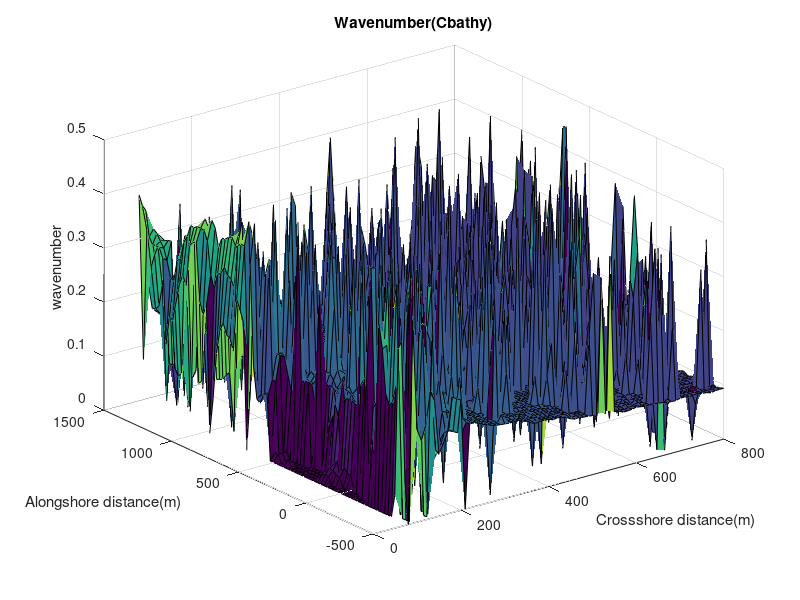
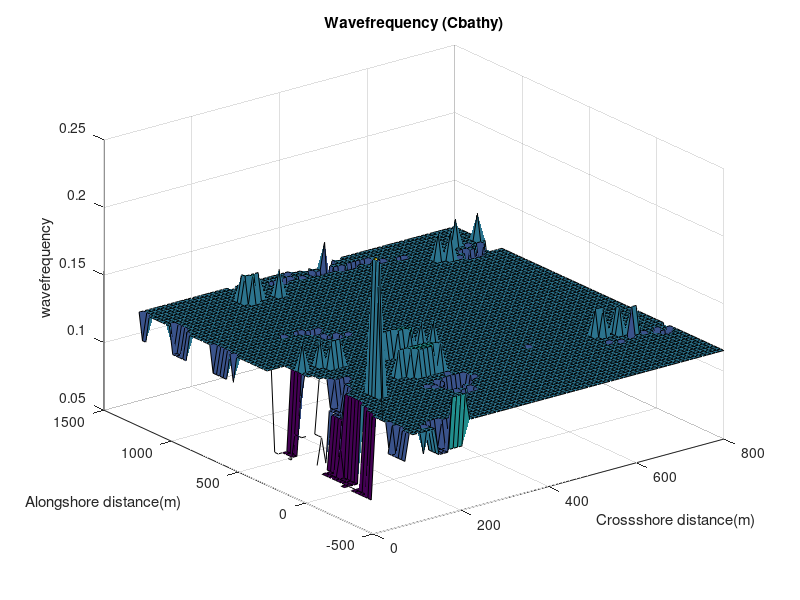
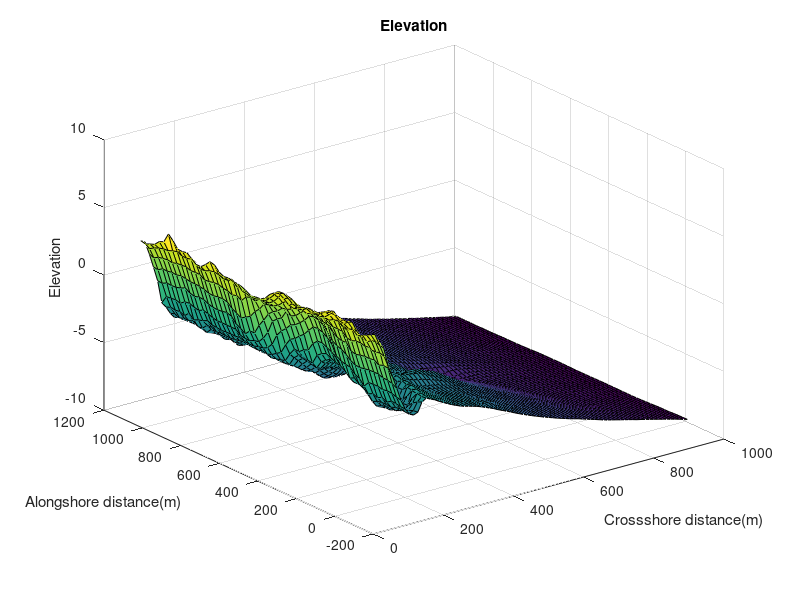
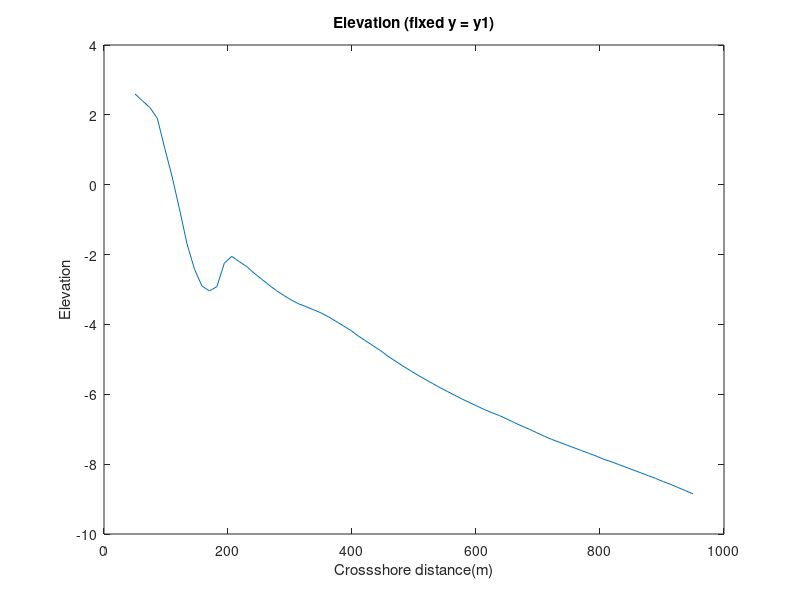

Here is the MATLAB script that generated these plots, in order:
clc 
clear all

load('072216wavenumbers','wavenum');
load('072216wavefrequences','wavefreq');
load('timecolumn.mat', 'time_col');
load('Cbathy_xcoor.mat', 'x_coor');
load('Cbathy_ycoor.mat', 'y_coor');
%% Statistic data (wavenumber)
%%%%%%%%
%%%%%%%%
%For statistic forcasting through time series
%take wavenum of four types of waves
%Denote as Stat_wavenum
Stat_wavenum = 1/4 * (wavenum(1,:,:,:) + wavenum(2,:,:,:) + ...
                wavenum(3,:,:,:) + wavenum(4,:,:,:));
%squeeze it and denote as Stat_Z(3d matrix)            
Stat_Z = squeeze(Stat_wavenum(:,:,:,:));

%%%%%%%%%%%%%%%%%%%%%%%%%%%%%%%%%%%%%%%%%%%
%Let's fix y coordinate and do 1-d problem
%For the wavenumber
y_1d = 2;

temp_Z = zeros(length(Stat_Z(:,1,1)) + 1, length(Stat_Z(1,1,:)));
for i = 1 : length(temp_Z(1,:))
    temp_Z(2:end, i) = Stat_Z(:, y_1d, i);
end
temp_Z(1,:) = time_col';
sz = size(temp_Z);
for i = 1 : sz(1)
    for j = 1 : sz(2)
        if temp_Z(i, j) < 0
            temp_Z(i,j) = NaN;
        end
    end
end
Z_csv = temp_Z;

%%%%%%%%%%%%%%%%%%%%%%%%%%%%%%%%%%%%%%%%%%%

%% Plot one piece at time_col(1)
Z = squeeze(wavenum(1,:,:,12));
size(Z)
size(x_coor)
size(y_coor)
%Remove fake value (elements >1 or negative)
rm_id = find(Z < 0);
Z(rm_id) = 0;
[X, Y] = meshgrid(x_coor, y_coor);
% size(X)
% size(Y)
%plot wavenumbers
figure
%pay attension to dimensions
surf(X, Y, Z')
xlabel('Crossshore distance(m)')
ylabel('Alongshore distance(m)')
zlabel('wavenumber')
title('Wavenumber(Cbathy)')

%%

%%%%%%%%
%%%%%%%%

%For wavefrequency plot
%%%%%%%%
%%%%%%%%


W = squeeze(wavefreq(1,:,:,12));

%Remove fake value (elements >1 or negative)
rm_id = find(W < 0);
W(rm_id) = NaN;

[X, Y] = meshgrid(x_coor, y_coor);
% size(X)
% size(Y)
%plot wavefrequency
figure
%pay attension to dimensions
surf(X, Y, W')
xlabel('Crossshore distance(m)')
ylabel('Alongshore distance(m)')
zlabel('wavefrequency')
title('Wavefrequency (Cbathy)')

%%%%%%%%%%%%%%%%%%%%%%%%%%%%%%%%%%%%%%%%%%%
%For statistic forcasting through time series
%take wavenum of four types of waves
%Denote as Stat_wavenum
Stat_wavefreq = 1/4 * (wavefreq(1,:,:,:) + wavefreq(2,:,:,:) + ...
                wavefreq(3,:,:,:) + wavefreq(4,:,:,:));
%squeeze it and denote as Stat_Z(3d matrix)            
Stat_W = squeeze(Stat_wavefreq(:,:,:,:));
%Let's fix y coordinate and do 1-d problem
%For the wavefrequency
y_1d = 1;

temp_W = zeros(length(Stat_W(:,1,1)) + 1, length(Stat_W(1,1,:)));
for i = 1 : length(temp_W(1,:))
    temp_W(2:end, i) = Stat_W(:, y_1d, i);
end
temp_W(1,:) = time_col';

sz = size(temp_W);
for i = 1 : sz(1)
    for j = 1 : sz(2)
        if temp_W(i, j) < 0
            temp_W(i,j) = NaN;
        end
    end
end
W_csv = temp_W;

% figure
% plot(W_csv)
%%%%%%%%%%%%%%%%%%%%%%%%%%%%%%%%%%%%%%%%%%%

%%%%%%%%
%%%%%%%%




%% Plot wave Height
%Load Height data
load('072216Height.mat', 'T')
size(T)
%Height row is Depth on [x, y].
%Coordinate x is 50:12:950,
%Coordinate y is -100:24:1100
Topo = reshape(T(:, 3), [76, 51]);
Topo_y1 = T([1:76], 3);
x_topo = [50:12:950]';
y_topo = [-100:24:1100]';

[X, Y] = meshgrid(x_topo, y_topo);

figure
surf(X, Y, Topo')
xlabel('Crossshore distance(m)')
ylabel('Alongshore distance(m)')
zlabel('Elevation')
title('Elevation')

figure
%Plot the depth_y1, one piece
plot(x_topo, Topo_y1)
xlabel('Crossshore distance(m)')
ylabel('Elevation')
title('Elevation (fixed y = y1)')











